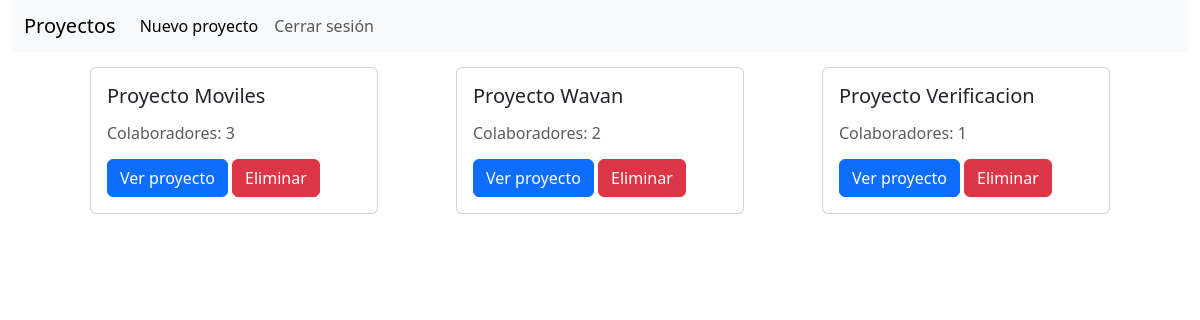
Screenshot of /proyectos/ (signed in) with the database file from the repository.
### proyectos/models.py (models this page shows, shortened)
class Proyecto(models.Model):
    nombre_proyecto = models.CharField(max_length=100)
    usuarios = models.ManyToManyField(User, through='ProyectoUsuario')

### proyectos/views.py (the view)
# urls.py: path('', views.acceso_proyectos_guard, name='verProyectos'),
@login_required(login_url='login')
def acceso_proyectos_guard(request):
    usuario = request.user
    if ProyectoUsuario.tiene_proyectos(usuario=usuario):
        return index(request)
    if request.user.has_perm('proyectos.add_proyecto'):
        return redirect('crearProyecto')
    return render(request, 'ver_proyectos_vacio.html')

### proyectos/models.py (called while the page is built)
    def obtener_proyectos(usuario):
        return list(usuario.proyecto_set.all())

    def tiene_proyectos(usuario):
        return len(ProyectoUsuario.obtener_proyectos(usuario)) > 0

    def numero_colaboradores(id_proyecto):
        return ProyectoUsuario.objects.filter(id_proyecto=id_proyecto).count()

### proyectos/views.py (called while the page is built)
@login_required(login_url='login')
def index(request):
    usuario = request.user
    listaProyectos = ProyectoUsuario.obtener_proyectos(usuario=usuario)
    colaboradores = list(map(lambda proy: ProyectoUsuario.numero_colaboradores(proy.id) ,listaProyectos))
    datosProyectos = [(proy, num_colab) for proy, num_colab in zip(listaProyectos, colaboradores)]
    data = {
        'proyectos': listaProyectos,
        'datosProyectos': datosProyectos,
    }
    return render(request, 'ver_proyectos_base.html', data)

### proyectos/templates/ver_proyectos_base.html (shortened to what this page needs)
{% load bootstrap5 %}
<!DOCTYPE html>
<html lang="es">
<head>
    {% bootstrap_css %}
    {% load static %}
    <link rel="stylesheet" href="{% static 'styles_proyecto.css' %}">
</head>
<body class="container-fluid">
<nav class="navbar navbar-expand-lg navbar-light bg-light">
    <div class="container-fluid">
        <a class="navbar-brand" href="#">Proyectos</a>
        <div class="collapse navbar-collapse" id="navbarSupportedContent">
            <ul class="navbar-nav me-auto mb-2 mb-lg-0">
                {% if perms.proyectos.add_proyecto %}
                <li>
                    <a class="nav-link active" aria-current="page" href={% url 'crearProyecto' %}>Nuevo proyecto</a>
                </li>
                {% endif %}
                <li class="nav-item">
                    <a class="nav-link" href="{% url 'cerrar_sesion' %}">Cerrar sesión</a>
                </li>
            </ul>
        </div>
    </div>
</nav>
<section class="container-fluid">
    {% block section %}
    <div class="card-grid">
        {% for item in datosProyectos %}
            <div class="card" style="width: 18rem;">
                <div class="card-body">
                <h5 class="card-title">{{item.0.nombre_proyecto}}</h5>
                <h6 class="card-subtitle my-3 text-muted">Colaboradores: {{item.1}}</h6>
                <a href={% url 'gantt' item.0.id %} class="btn btn-primary">Ver proyecto</a>
                {% if perms.proyectos.delete_proyecto %}
                <a href={% url 'eliminarProyecto' item.0.id %} class="btn btn-danger">Eliminar</a>
                {% endif %}
                </div>
            </div>
        {% endfor %}
    </div>
    {% endblock %}
</section>
</body>
</html>

### proyectos/static/styles_proyecto.css (style rules this page uses)
nav { height: 6.5vh; }
section { overflow: auto; height: 93.5vh; padding: 0 !important; }
.card-grid { display: flex; flex-direction: row; justify-content: space-evenly; align-items: flex-start; margin-top: 15px; flex-wrap: wrap; }

### rows the page displays
Proyecto: nombre_proyecto "Proyecto Moviles", item "3"
Proyecto: nombre_proyecto "Proyecto Wavan", item "2"
Proyecto: nombre_proyecto "Proyecto Verificacion", id "1"
